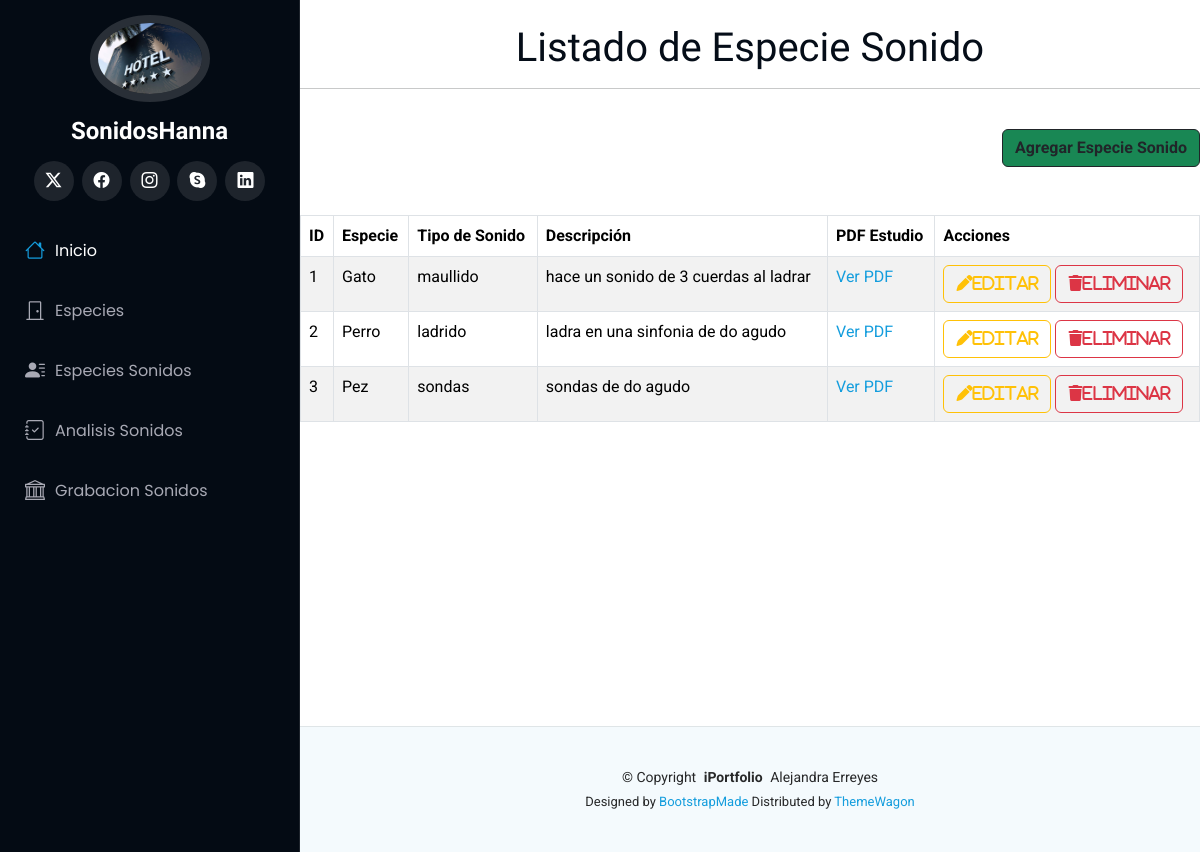
Page /especiesonido/ on the committed database.
### Aplicaciones/EspeciesSonidos/models.py (models this page shows, shortened)
class EspecieSonido(models.Model):
    id = models.AutoField(primary_key=True)
    especie = models.ForeignKey(Especie, on_delete=models.CASCADE)
    tipo_sonido = models.CharField(max_length=100)
    descripcion = models.TextField()
    pdf_estudio = models.FileField(upload_to='pdf_estudios/', null=True, blank=True)

### Aplicaciones/Especies/models.py (models this page shows, shortened)
class Especie(models.Model):
    id = models.AutoField(primary_key=True)
    nombre = models.CharField(max_length=100)
    tipo_especie = models.CharField(max_length=100)

### Aplicaciones/EspeciesSonidos/views.py (the view)
# urls.py: path('', views.inicioEspecieSonido),
def inicioEspecieSonido(request):
    listado = EspecieSonido.objects.all()
    return render(request, "inicioEspecieSonido.html", {'especiesonidos': listado})

### Aplicaciones/EspeciesSonidos/templates/inicioEspecieSonido.html (shortened to what this page needs)
{% extends './plantilla.html' %}
{% block contenido %}
<br>
<h1 style="text-align: center;">Listado de Especie Sonido</h1>
<hr>
<br>
<div class="text-end">
    <a href="nuevaEspecieSonido" class="btn btn-dark bg-success text-dark"><b>Agregar Especie Sonido</b></a>
</div>
<br>
<br>
<table class="table table-bordered table-striped table-hover">
    <thead class="bg-success">
        <tr>
            <th>ID</th>
            <th>Especie</th>
            <th>Tipo de Sonido</th>
            <th>Descripción</th>
            <th>PDF Estudio</th>
            <th>Acciones</th>
        </tr>
    </thead>
    <tbody>
        {% for EspecieTemporal in especiesonidos %}
            <tr>
                <td>{{EspecieTemporal.id}}</td>
                <td>{{EspecieTemporal.especie.nombre}}</td>
                <td>{{EspecieTemporal.tipo_sonido}}</td>
                <td>{{EspecieTemporal.descripcion}}</td>
                <td>
                    {% if EspecieTemporal.pdf_estudio %}
                        <a href="{{EspecieTemporal.pdf_estudio.url}}" target="_blank">Ver PDF</a>
                    {% else %}
                        No disponible
                    {% endif %}
                </td>
                <td>
                    <a href="editarEspecieSonido/{{EspecieTemporal.id}}" class="btn btn-outline-warning">
                        <i class="fa fa-pen">editar</i>
                    </a>
                    <a href="#" class="btn btn-outline-danger" onclick="confirmarEliminacion('{{ EspecieTemporal.id }}')">
                        <i class="fa fa-trash">eliminar</i>
                    </a>
                </td>
            </tr>
        {% endfor %}
    </tbody>
</table>
<br><br><br><br><br><br><br><br><br><br><br><br>
{% endblock %}

### SonidosAE/static/plantilla/Portafolio/assets/css/main.css (style rules this page uses)
:root { --default-font: "Roboto", system-ui, -apple-system, "Segoe UI", Roboto, "Helvetica Neue", Arial, "Noto Sans", "Liberation Sans", sans-serif, "Apple Color Emoji", "Segoe UI Emoji", "Segoe UI Symbol", "Noto Color Emoji"; --heading-font: "Raleway", sans-serif; --nav-font: "Poppins", sans-serif; }
:root { --background-color: #ffffff; --default-color: #272829; --heading-color: #050d18; --accent-color: #149ddd; --surface-color: #ffffff; --contrast-color: #ffffff; }
:root { --nav-color: #a8a9b4; --nav-hover-color: #ffffff; --nav-mobile-background-color: #040b14; --nav-dropdown-background-color: #040b14; --nav-dropdown-color: #a8a9b4; --nav-dropdown-hover-color: #ffffff; }
:root { scroll-behavior: smooth; }
body { color: var(--default-color); background-color: var(--background-color); font-family: var(--default-font); }
a { color: var(--accent-color); text-decoration: none; transition: 0.3s; }
h1, h2, h3, h4, h5, h6 { color: var(--heading-color); font-family: var(--heading-font); }

### rows in the picture
EspecieSonido: id "1", especie.nombre "Gato", tipo_sonido "maullido", descripcion "hace un sonido de 3 cuerdas al ladrar"
EspecieSonido: id "2", especie.nombre "Perro", tipo_sonido "ladrido", descripcion "ladra en una sinfonia de do agudo"
EspecieSonido: id "3", especie.nombre "Pez", tipo_sonido "sondas", descripcion "sondas de do agudo"
